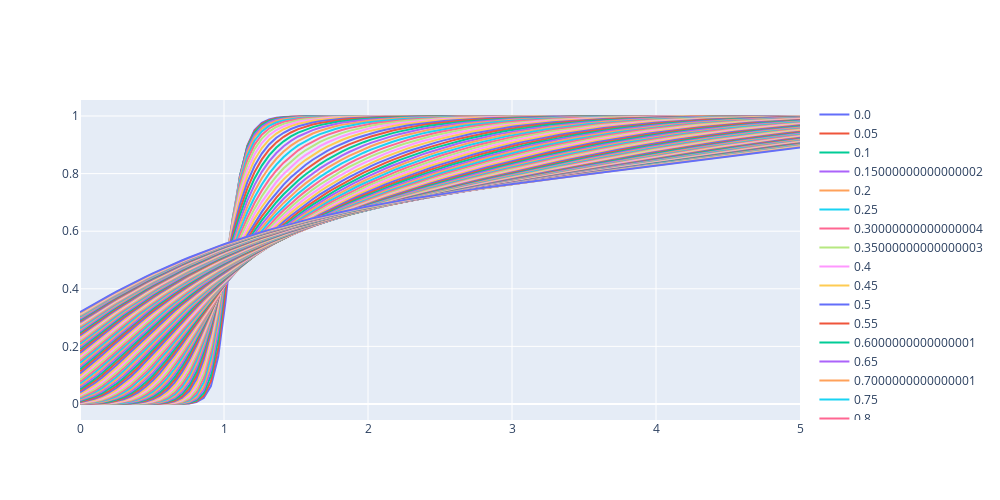

Notebook code cell kept with this figure:
### Markdown cell above
+ Larger TTM values result should lead to a less steep sigmoidal curve
+ $\sigma(ax), T - t \rightarrow 0, a \rightarrow \infty$

### Code cell
N_POINTS = 100
test_case = np.zeros((N_POINTS, N_FEATS))
X_space  = np.linspace(0, 5, N_POINTS)
test_case[:,0] = X_space

import plotly.graph_objects as go
fig = go.Figure()

fig2, ax = plt.subplots()
for t in np.linspace(0, 5, 101):
    test_case[:, 1] = t
    preds = model.predict(test_case).reshape(-1)
    sns.scatterplot(x = test_case[:,0],y =  preds, label=t)
    fig.add_trace(go.Scatter(x = test_case[:,0],y =  preds, name=t))
fig.update_layout(width=1000, height = 500)
fig.show()
